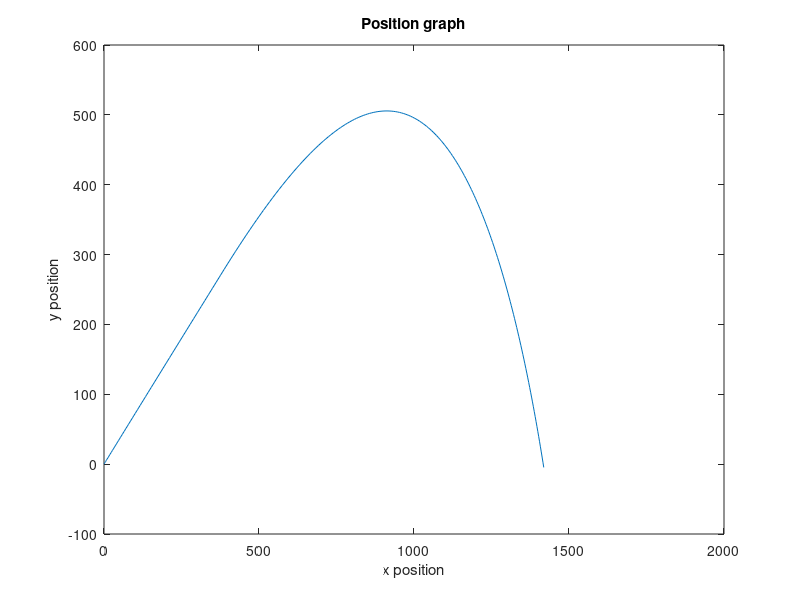
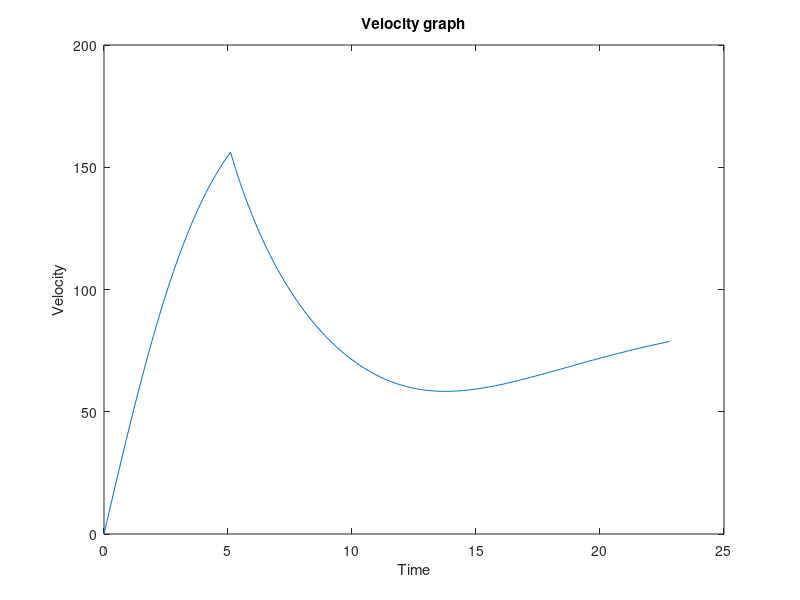

Write the MATLAB code that produced these figures, in order.
%%%%%%%%%%%%%%%%%%%%%%%%%%%%%%%%%%%%%%%%%%%%%%%%%%%%%
% Flight Dynamics Onboarding
% Author: Gary Huang

% Rocket/Environment Parameters
clc
clear
thrust = 2000; % [N]
mass = 40; % [kg]
burn_time = 5; % [s]
outer_diameter = 0.1; % [m]
drag_coefficient = 0.75; % []

theta = pi / 4; % launch angle

air_density = 1.225; % [kg/m^3]
g = 9.8; % [m/s^2]

% Initial state
x = 0;
y = 0;
v_x = 0;
v_y = 0;

t = 0; % [s]
dt = 0.1; % [s]

% Arrays
x_array = [x];
y_array = [y];
v_x_array = [v_x];
v_y_array = [v_y];
t_array = [t];

while t < burn_time
    thrust_x = thrust * cos(theta);
    thrust_y = thrust * sin(theta);
    % Update velocity
    v_x = v_x + (thrust_x / mass) * dt;
    v_y = v_y + (thrust_y / mass) * dt;
    % Calculate drag force
    drag_force = 0.5 * air_density * (v_x^2 + v_y^2) * outer_diameter * drag_coefficient;
    v_x = v_x - (drag_force / mass) * v_x / sqrt(v_x^2 + v_y^2) * dt;
    v_y = v_y - (drag_force / mass) * v_y / sqrt(v_x^2 + v_y^2) * dt;
    % Gravity
    v_y = v_y - g * dt;
    % Update position
    x = x + v_x * dt;
    y = y + v_y * dt;
    % Update time
    t = t + dt;
    x_array = [x_array, x];
    y_array = [y_array, y];
    v_x_array = [v_x_array, v_x];
    v_y_array = [v_y_array, v_y];
    t_array = [t_array, t];
    
end

while y > 0
    drag_force = 0.5 * air_density * (v_x^2 + v_y^2) * outer_diameter * drag_coefficient;
    v_x = v_x - (drag_force / mass) * v_x / sqrt(v_x^2 + v_y^2) * dt;
    v_y = v_y - (drag_force / mass) * v_y / sqrt(v_x^2 + v_y^2) * dt;
    % Gravity
    v_y = v_y - g * dt;
    % Update position
    x = x + v_x * dt;
    y = y + v_y * dt;
    % Update time
    t = t + dt;
    x_array = [x_array, x];
    y_array = [y_array, y];
    v_x_array = [v_x_array, v_x];
    v_y_array = [v_y_array, v_y];
    t_array = [t_array, t];
end 

velocity_array = sqrt(v_x_array.^2 + v_y_array.^2);
theta_array = atan(v_y_array ./ v_x_array);
theta_array(1) = 0.6258;
apogee = max(y_array);

x_column = x_array(:);
y_column = y_array(:);
position = [x_column, y_column];

% Plotting
figure(1)
clf;
plot(x_array, y_array)
xlabel("x position")
ylabel("y position")
title("Position graph")

figure(2)
clf;
plot(t_array, velocity_array)
xlabel("Time")
ylabel("Velocity")
title("Velocity graph")
